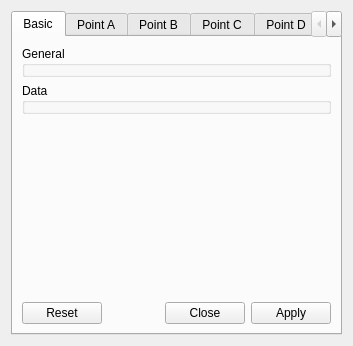
<?xml version="1.0" encoding="UTF-8"?>
<ui version="4.0">
 <class>TorsionPropertyDesigner</class>
 <widget class="QWidget" name="TorsionPropertyDesigner">
  <property name="geometry">
   <rect>
    <x>0</x>
    <y>0</y>
    <width>353</width>
    <height>346</height>
   </rect>
  </property>
  <property name="windowTitle">
   <string>Distance</string>
  </property>
  <property name="toolTip">
   <string/>
  </property>
  <layout class="QVBoxLayout" name="_2">
   <item>
    <widget class="QTabWidget" name="tabs">
     <property name="currentIndex">
      <number>0</number>
     </property>
     <widget class="QWidget" name="tab">
      <attribute name="title">
       <string>Basic</string>
      </attribute>
      <layout class="QVBoxLayout" name="verticalLayout_2">
       <item>
        <widget class="QGroupBox" name="generalGB">
         <property name="title">
          <string>General</string>
         </property>
        </widget>
       </item>
       <item>
        <widget class="QGroupBox" name="dataGB">
         <property name="title">
          <string>Data</string>
         </property>
        </widget>
       </item>
       <item>
        <spacer name="verticalSpacer">
         <property name="orientation">
          <enum>Qt::Vertical</enum>
         </property>
         <property name="sizeHint" stdset="0">
          <size>
           <width>20</width>
           <height>40</height>
          </size>
         </property>
        </spacer>
       </item>
       <item>
        <widget class="QDialogButtonBox" name="buttonBox1">
         <property name="standardButtons">
          <set>QDialogButtonBox::Apply|QDialogButtonBox::Close|QDialogButtonBox::Reset</set>
         </property>
        </widget>
       </item>
      </layout>
     </widget>
     <widget class="QWidget" name="pointATab">
      <attribute name="title">
       <string>Point A</string>
      </attribute>
     </widget>
     <widget class="QWidget" name="pointBTab">
      <attribute name="title">
       <string>Point B</string>
      </attribute>
     </widget>
     <widget class="QWidget" name="pointCTab">
      <attribute name="title">
       <string>Point C</string>
      </attribute>
     </widget>
     <widget class="QWidget" name="pointDTab">
      <attribute name="title">
       <string>Point D</string>
      </attribute>
     </widget>
     <widget class="QWidget" name="graphicsTab">
      <attribute name="title">
       <string>Graphics</string>
      </attribute>
      <layout class="QVBoxLayout" name="verticalLayout">
       <item>
        <widget class="QWidget" name="graphicsW" native="true"/>
       </item>
       <item>
        <widget class="QDialogButtonBox" name="buttonBox2">
         <property name="standardButtons">
          <set>QDialogButtonBox::Apply|QDialogButtonBox::Close|QDialogButtonBox::Reset</set>
         </property>
        </widget>
       </item>
      </layout>
     </widget>
     <widget class="QWidget" name="refByTab">
      <attribute name="title">
       <string>Referenced by</string>
      </attribute>
     </widget>
    </widget>
   </item>
  </layout>
 </widget>
 <resources/>
 <connections/>
</ui>
